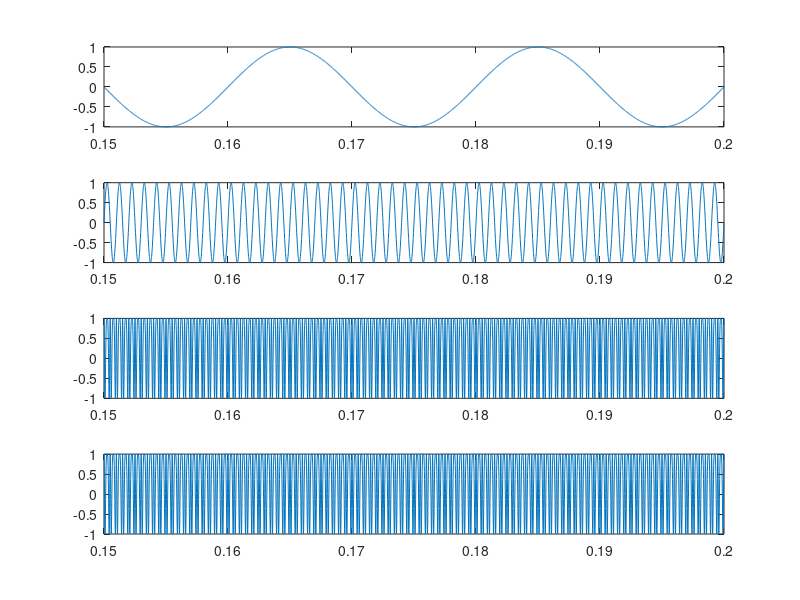

Here is the MATLAB script that generated this plot:
%EXERCICIO MODULACAO FREQUENCIA

%limpar imagens, variaveis e janela de comando
clear all
close all
clc

%carregar as bibliotecas
pkg load control
pkg load signal

tamostra = [0.15:0.00001:0.2];

%Sinal da Mensagem
Am = 1;
fm = 50;
tm = tamostra;
Fm = Am*sin(2*pi*fm*tm);

%Sinal da Portadora
Ap = 1;
fp = 1000;
tp = tamostra;
Fp = Ap*sin(2*pi*fp*tp);

%Frequencia instantanea
Kf = 10; %100[Hz/V]
Fi = Fp-Kf*Fm;

%Desvio de Frequencia
Df = Kf*Am;

%Indice de Modulacao
B = Df/fm;

%Angulo da Fase do sinal senoidal
Ang_i = 2*pi*Fp + 2*pi*quad(Kf*Fm,0,tamostra);
F_Mod_Ang = Ap*cos(Ang_i);

%Equacao Sinal Modulado
F_Mod = Ap*cos( 2*pi*Fp + 2*pi*quad(Kf*Fm,0,tamostra) );

% --- PLOTS ---
figure
subplot(4,1,1)
plot(tm,Fm) %Sinal Mensagem
subplot(4,1,2)
plot(tp,Fp) %Sinal Portadora
subplot(4,1,3)
plot(tamostra,F_Mod)  %Sinal Modulado
subplot(4,1,4)
plot(tamostra,F_Mod_Ang)  %Sinal Modulado pela Eq. Angulo Instantaneo
